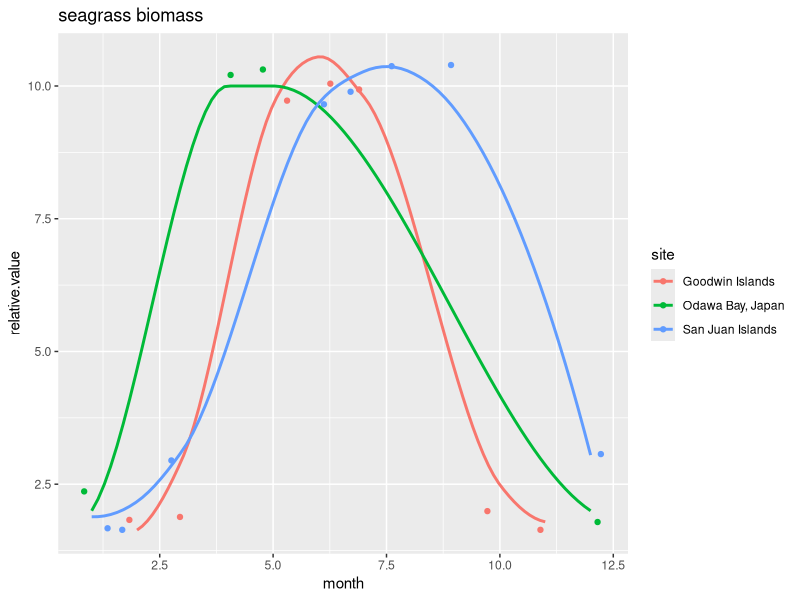

Source code (R):
### plotting seasonal variation in seagrass events

library(readr)
library(tidyverse)
library(ggplot2)


data <- read_csv("seagrass seasonality data.csv")
head(data)

sgb <- data %>%
  filter(., variable == "seagrass shoot biomass") %>%
  group_by(site)

seasonality <-
  ggplot(sgb, aes(x = month, y = relative.value)) +
  geom_jitter(aes(x = month, y = relative.value, color = site), na.rm = TRUE) +
  geom_smooth(aes(x = month, y = relative.value, color = site), se = FALSE) +
  ggtitle("seagrass biomass")

seasonality
